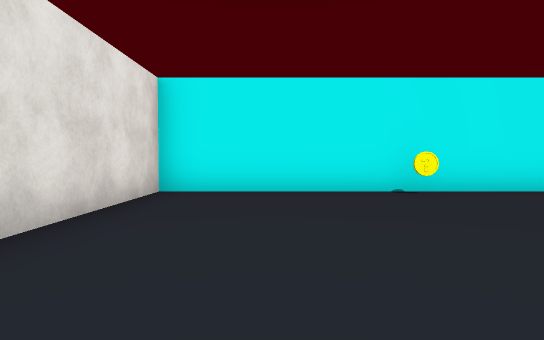
View 1 (above)

12 first-person views from a walk through a Unity game level. The camera is 1.2 m above the floor, tilts 2° down and sees 75° across. The floor is counted in squares, 2 m on a side. Each view is taken from the middle of a square. On the plan, view 1 faces up. The plan holds only what a view shows up to about 10 squares ahead; the rest is blank. The place goes on beyond the plan. The player character is not drawn. Some surface patterns are stand-ins.

View 2
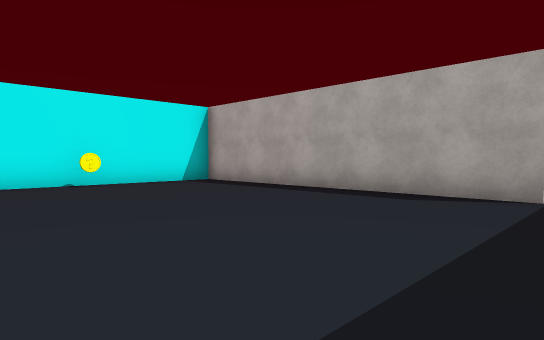

View 3
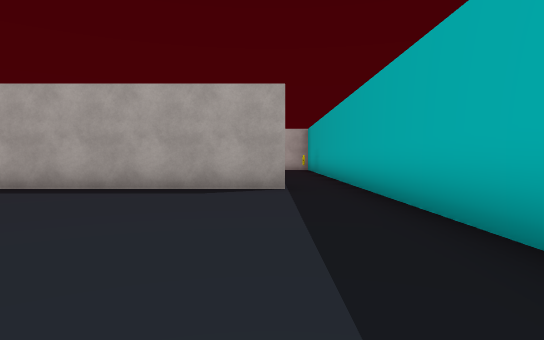

View 4
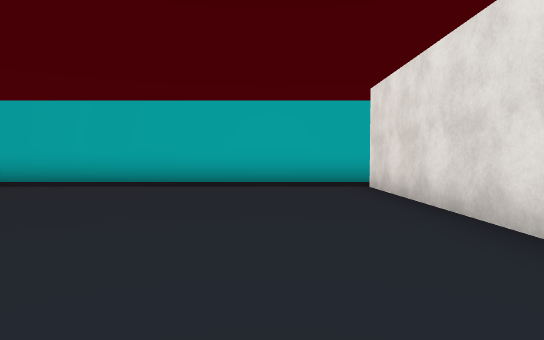

View 5
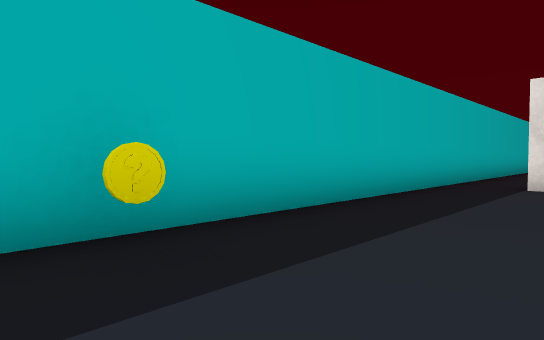

View 6
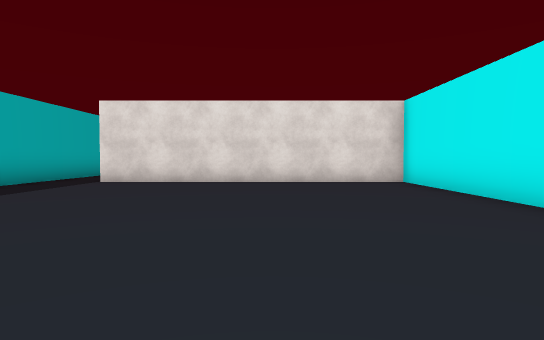

View 7
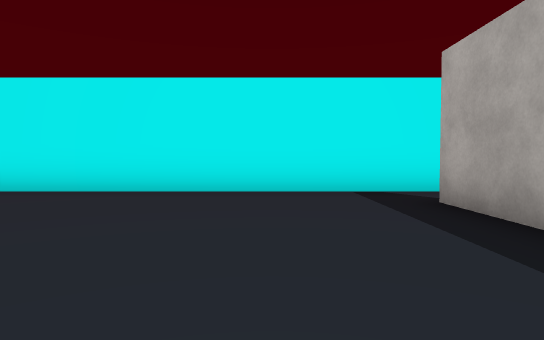

View 8
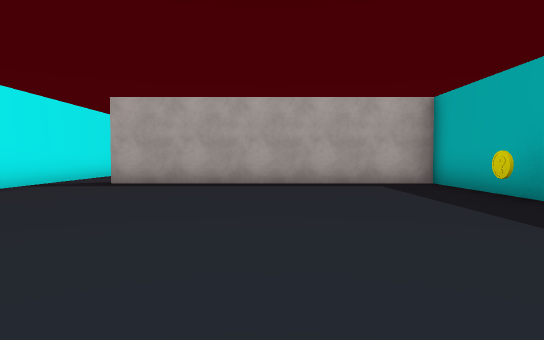

View 9
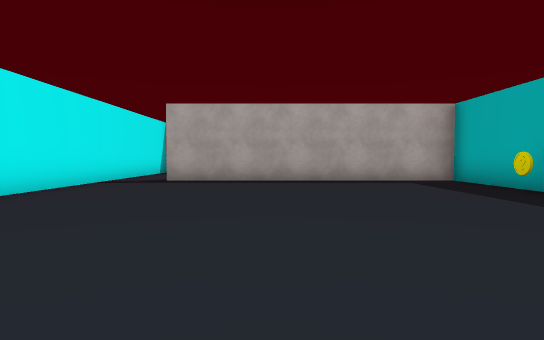

View 10
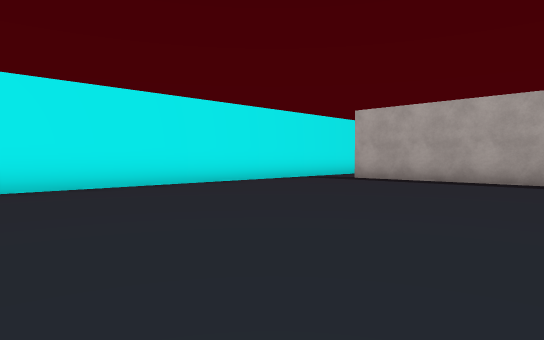

View 11
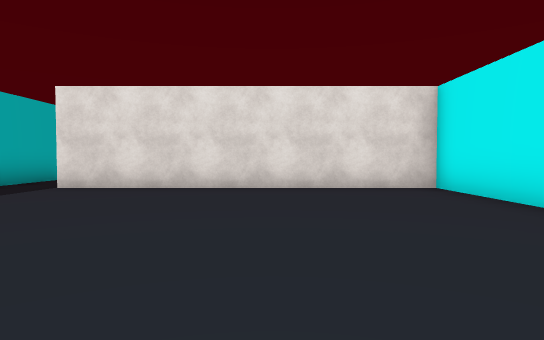

View 12
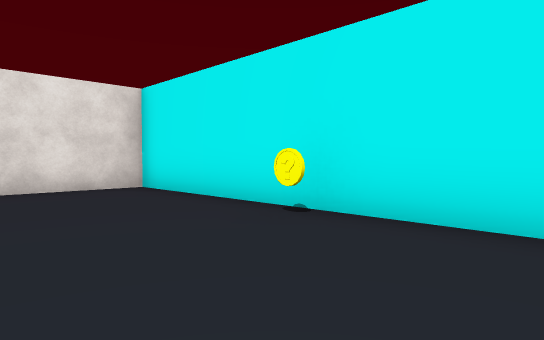

### Floor plan
Points are (right, up) in squares from view 1. A wall is a line through its corners. A room is listed if a view was taken in it or the views show most of it. See-through windows are left out.
Room 1 (views 1, 2, 3, 4, 11, 12)
walls: (5.7, -1.2) (5.7, 6.2) (-2, 6.2) (-2, -1.2); (-1.5, -2.7) (6.4, -2.7)
ways out: opening at (6, -2) to room 2; opening at (-2, -2)
objects: coin (2, 6)
Room 2 (views 5, 6, 7, 8, 9, 10)
walls: (15.5, 6.2) (6.2, 6.2) (6.2, -1.2); (6.4, -2.7) (16.3, -2.7) (16.3, 4.8)
ways out: opening at (6, -2) to room 1; opening at (16, 5.5)
objects: coin (13, -2)

Where each view was taken, in squares from view 1:
view 1: 0 up, 0 right, facing up
view 2: 2 down, 0 right, facing up-right
view 3: 1 down, 1 left, facing right
view 4: 6 up, 0 right, facing down
view 5: 0 up, 14 right, facing down-left
view 6: 3 up, 15 right, facing left
view 7: 0 up, 14 right, facing up
view 8: 1 up, 8 right, facing right
view 9: 2 up, 7 right, facing right
view 10: 1 down, 7 right, facing up-right
view 11: 3 up, 5 right, facing left
view 12: 3 up, 5 right, facing up-left
